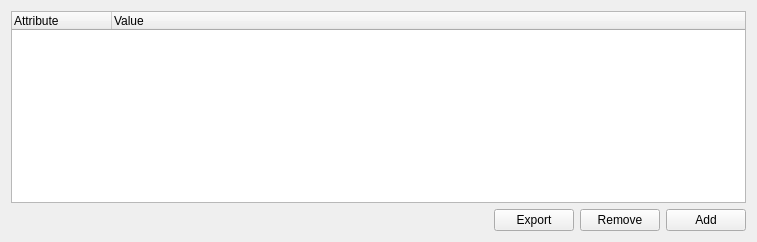
          <widget class="QWidget" name="tab_11">
           <attribute name="title">
            <string>Flat</string>
           </attribute>
           <layout class="QGridLayout" name="gridLayout_7">
            <item row="0" column="0" colspan="4">
             <widget class="QTreeWidget" name="calib_flat_list">
              <property name="selectionMode">
               <enum>QAbstractItemView::ExtendedSelection</enum>
              </property>
              <column>
               <property name="text">
                <string>Attribute</string>
               </property>
              </column>
              <column>
               <property name="text">
                <string>Value</string>
               </property>
              </column>
             </widget>
            </item>
            <item row="1" column="0">
             <spacer name="horizontalSpacer_4">
              <property name="orientation">
               <enum>Qt::Horizontal</enum>
              </property>
              <property name="sizeHint" stdset="0">
               <size>
                <width>477</width>
                <height>20</height>
               </size>
              </property>
             </spacer>
            </item>
            <item row="1" column="1">
             <widget class="QPushButton" name="calib_flat_combine">
              <property name="text">
               <string>Export</string>
              </property>
             </widget>
            </item>
            <item row="1" column="2">
             <widget class="QPushButton" name="calib_flat_remove">
              <property name="text">
               <string>Remove</string>
              </property>
             </widget>
            </item>
            <item row="1" column="3">
             <widget class="QPushButton" name="calib_flat_add">
              <property name="text">
               <string>Add</string>
              </property>
             </widget>
            </item>
           </layout>
          </widget>
